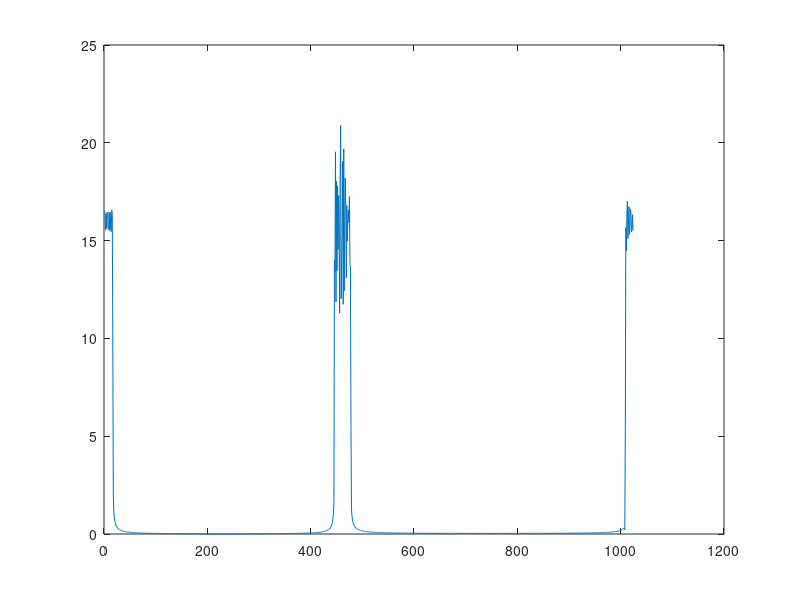
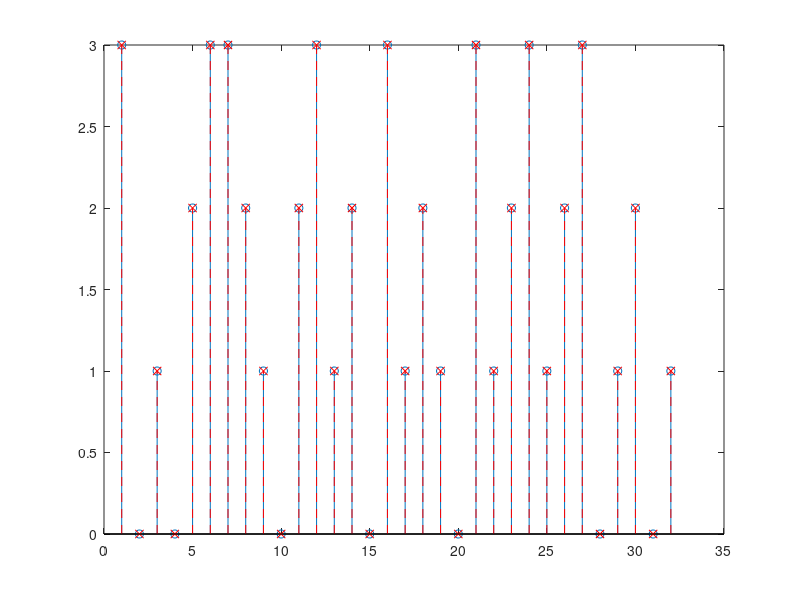

MATLAB code to generate these figures, in order:
close all;
clear all;

addpath('..');

sampleFreq = 4e6;
sampleTime = 1/sampleFreq;
fc = 1.1e6;
resampleFactor = 32;

data_source = [3 0 1 0 2 3 3 2 1 0 2 3 1 2 0 3 1 2 1 0 3 1 2 3 1 2 3 0 1 2 0 1];
modulated_data = pskmod(data_source, 4);

ofdm_signal = ifft(modulated_data);
ofdm_signal = resample(ofdm_signal,resampleFactor,1);   %resample to have more samples per symbol

tc = [0:sampleTime:(length(ofdm_signal)-1)*sampleTime];
mixedSignal = real(ofdm_signal .* exp(i*2*pi*fc*tc));

%%%%%%%%%%%%%%%%%%%%%%%%%%%%%%%%%%%%%%%%%%%%%%%%%%%%%%%%%%%%%%%%%%%%%%%%%%%%%%%%%%%
%   DEMODULATION
%   QPSK
%       - 128 carriers
%       - 13 bits for cyclic prefix
%       - 4 times upsampled

origSignal = mixedSignal .* exp(-i*2*pi*fc*tc);

figure;
plot(abs(fft(origSignal,1024)));

% Zeroing fft spectrum looks good. IT'S RUNNING ALSO WITHOUT IT! WHY?
% filtSignal = fft(origSignal);
% filtSignal(100:800) = 0;
% filtSignal = 2*ifft(filtSignal);

filtSignal = origSignal;

filtSignal = resample(filtSignal,1,resampleFactor);
fftSignal = fft(filtSignal);
demodSignal = pskdemod(fftSignal,4);

figure;
stem(data_source,'-o'); hold on;
stem(demodSignal,'r--x'); hold off;


